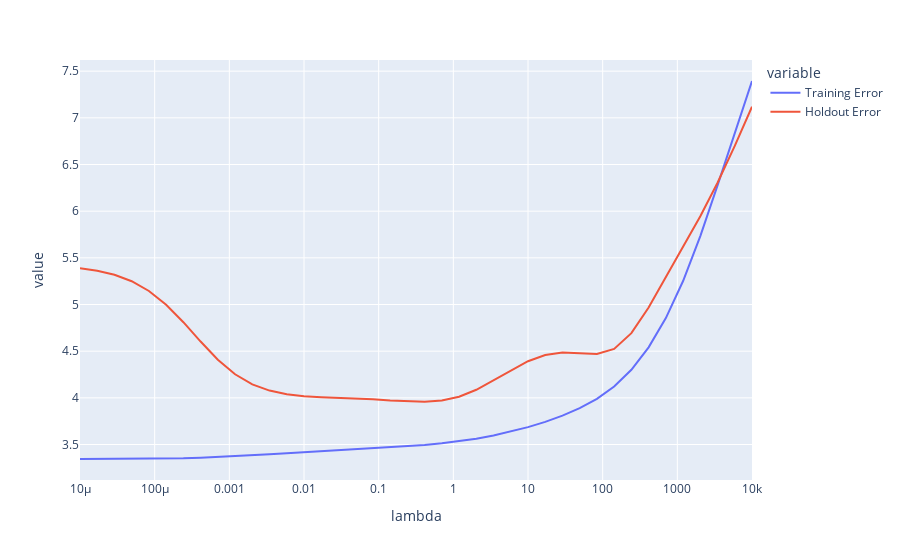

Write notebook code for a chart like this one.
### Markdown cell above
Below we plot your training and holdout set error for the range of lambdas given. You should see a figure where training error goes down as model complexity increases, but the error on the held out set is large for extreme values of lambda, and minimized for some intermediate value.

Note that on your plot, the **x-axis is in the inverse of complexity**! In other words, small lambda models (on the left) are complex, because there is no regularization. That's why the training error is lowest on the left side of the plot, as this is where overfitting occurs.

### Code cell
px.line(error_vs_lambda, x = "lambda", y = ["Training Error", "Holdout Error"], log_x=True)

### Figure 1 — Plotly figure (JSON) as saved in the notebook; plotly's stock layout.template omitted (floating-point values rounded to 4 significant figures)
{"data": [{"hovertemplate": "variable=Training Error<br>lambda=%{x}<br>value=%{y}<extra></extra>", "legendgroup": "Training Error", "line": {"color": "#636efa", "dash": "solid"}, "marker": {"symbol": "circle"}, "mode": "lines", "name": "Training Error", "orientation": "v", "showlegend": true, "type": "scatter", "x": [1e-05, 1.701e-05, 2.894e-05, 4.924e-05, 8.377e-05, 0.0001425, 0.0002424, 0.0004125, 0.0007017, 0.001194, 0.002031, 0.003455, 0.005878, 0.01, 0.01701, 0.02894, 0.04924, 0.08377, 0.1425, 0.2424, 0.4125, 0.7017, 1.194, 2.031, 3.455, 5.878, 10, 17.01, 28.94, 49.24, 83.77, 142.5, 242.4, 412.5, 701.7, 1194.0, 2031.0, 3455.0, 5878.0, 10000], "xaxis": "x", "y": [3.345, 3.345, 3.345, 3.346, 3.347, 3.349, 3.353, 3.359, 3.367, 3.376, 3.387, 3.397, 3.408, 3.418, 3.429, 3.438, 3.448, 3.458, 3.469, 3.481, 3.496, 3.513, 3.535, 3.563, 3.598, 3.639, 3.686, 3.742, 3.809, 3.889, 3.989, 4.121, 4.301, 4.541, 4.854, 5.251, 5.733, 6.276, 6.842, 7.395], "yaxis": "y"}, {"hovertemplate": "variable=Holdout Error<br>lambda=%{x}<br>value=%{y}<extra></extra>", "legendgroup": "Holdout Error", "line": {"color": "#EF553B", "dash": "solid"}, "marker": {"symbol": "circle"}, "mode": "lines", "name": "Holdout Error", "orientation": "v", "showlegend": true, "type": "scatter", "x": [1e-05, 1.701e-05, 2.894e-05, 4.924e-05, 8.377e-05, 0.0001425, 0.0002424, 0.0004125, 0.0007017, 0.001194, 0.002031, 0.003455, 0.005878, 0.01, 0.01701, 0.02894, 0.04924, 0.08377, 0.1425, 0.2424, 0.4125, 0.7017, 1.194, 2.031, 3.455, 5.878, 10, 17.01, 28.94, 49.24, 83.77, 142.5, 242.4, 412.5, 701.7, 1194.0, 2031.0, 3455.0, 5878.0, 10000], "xaxis": "x", "y": [5.39, 5.363, 5.319, 5.25, 5.145, 4.998, 4.81, 4.603, 4.408, 4.253, 4.145, 4.078, 4.039, 4.018, 4.008, 4.001, 3.994, 3.985, 3.973, 3.962, 3.958, 3.971, 4.012, 4.086, 4.187, 4.296, 4.392, 4.459, 4.486, 4.479, 4.47, 4.524, 4.693, 4.968, 5.29, 5.615, 5.946, 6.304, 6.699, 7.119], "yaxis": "y"}], "layout": {"autosize": true, "legend": {"title": {"text": "variable"}, "tracegroupgap": 0}, "margin": {"t": 60}, "xaxis": {"anchor": "y", "autorange": true, "domain": [0, 1], "range": [-5, 4], "title": {"text": "lambda"}, "type": "log"}, "yaxis": {"anchor": "x", "autorange": true, "domain": [0, 1], "range": [3.12, 7.62], "title": {"text": "value"}, "type": "linear"}}}
